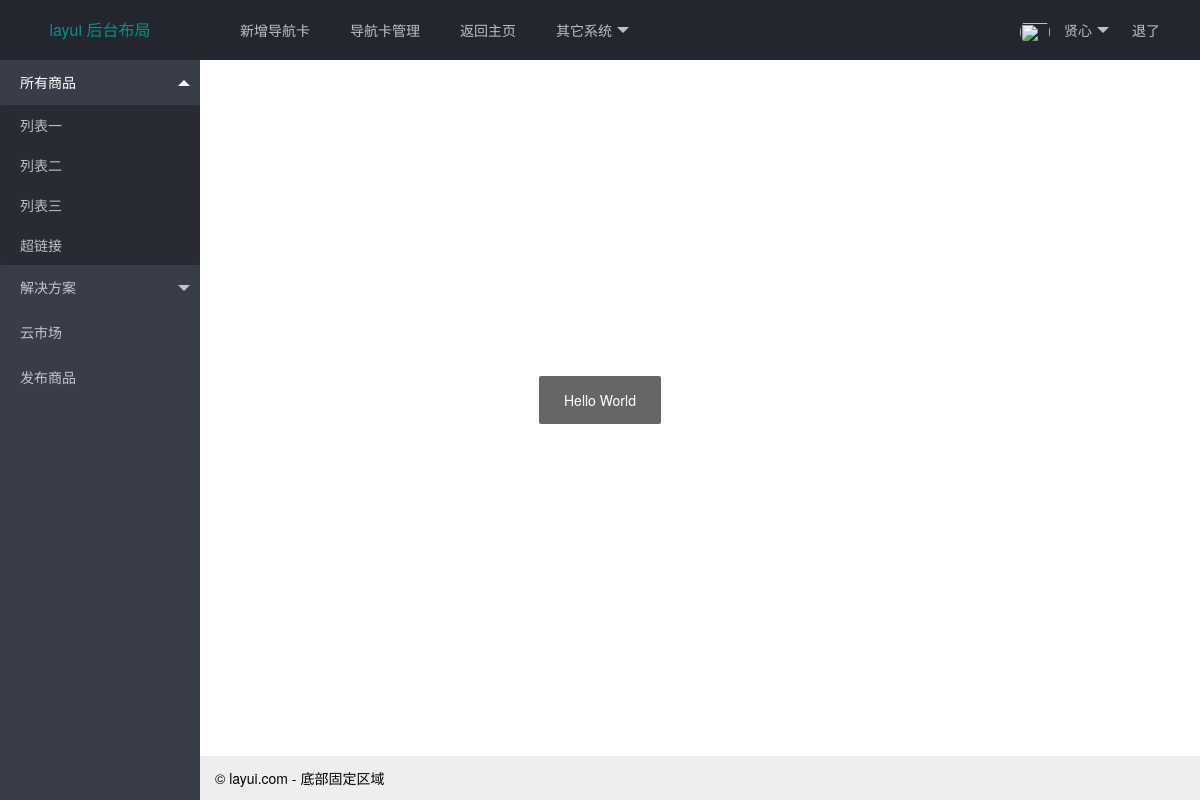
The page /card/manage (signed in) on the database as committed earlier.
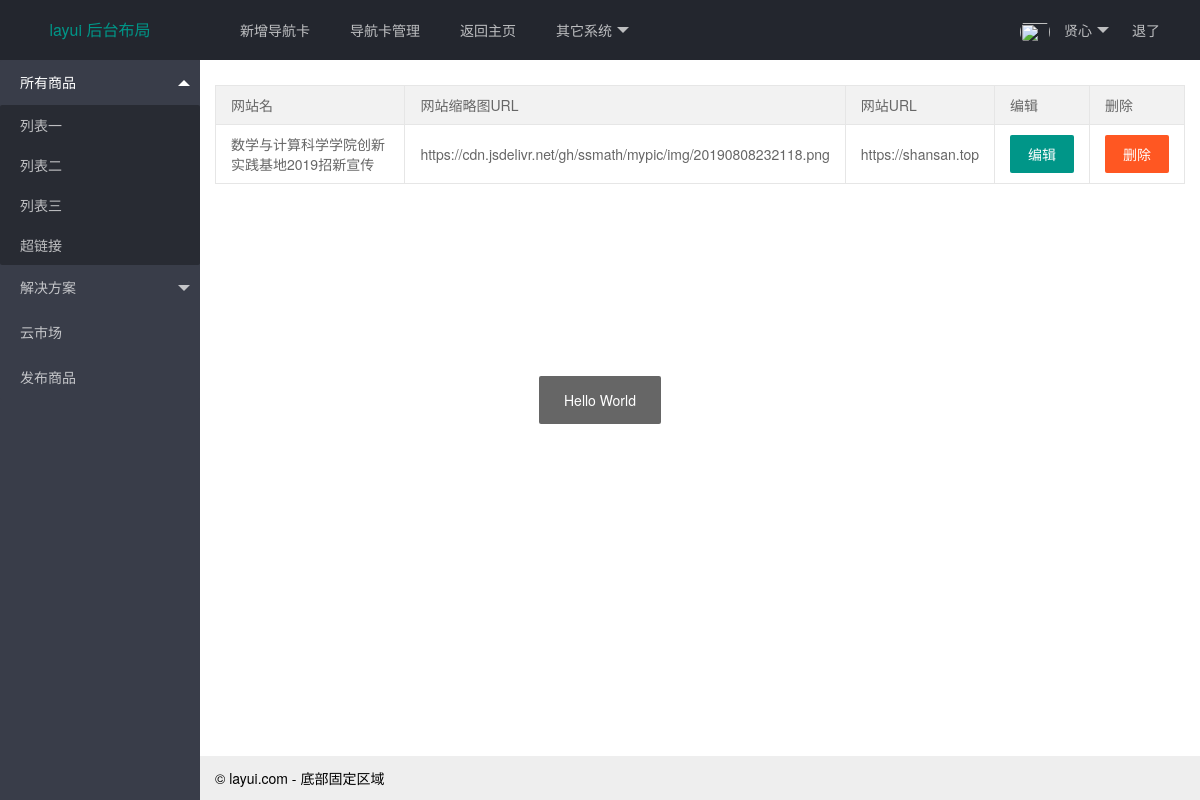
The same page on the database as committed later.
### app.py (models this page shows)
class Navcard(db.Model):
    id = db.Column(db.Integer, primary_key=True)  # 主键
    name = db.Column(db.String(200))  # 网站名
    url = db.Column(db.String(255))  # 网站地址
    image = db.Column(db.String(200))  # 网站缩略图地址

### app.py (the view)
@app.route('/card/manage')
@login_required
def manage_card():
    cards = Navcard.query.all()
    return render_template('backend/manage_card.html', cards=cards)

### app.py (called while the page is built)
@login_manage.user_loader
def load_user(user_id):
    user = Admin.query.get(int(user_id))
    return user

### templates/backend/manage_card.html
{% extends 'backend/main.html' %}
{% block content %}
{% if cards %}
<table class="layui-table">
    <thead>
        <tr>
            <th>网站名</th>
            <th>网站缩略图URL</th>
            <th>网站URL</th>
            <th>编辑</th>
            <th>删除</th>
        </tr>
    </thead>
    <tbody>
        {% for card in cards %}
        <tr>
            <td>{{ card.name }}</td>
            <td>{{ card.image }}</td>
            <td>{{ card.url }}</td>
            <td><a href="{{ url_for('edit_card', card_id=card.id, next=request.full_path ) }}" class="layui-btn">编辑</a>
            </td>
            <td>
                <form method="post" action="{{ url_for('delete_card', card_id=card.id, next=request.full_path) }}">
                    <button type="submit" class="layui-btn layui-btn-danger"
                        onclick="return confirm('Are you sure?');">删除
                    </button>
                </form>
            </td>
        </tr>
        {% endfor %}
    </tbody>
</table>
{% endif %}
{% endblock %}

### templates/backend/main.html (shortened to what this page needs)
<!DOCTYPE html>
<html>
<head>
	<link rel="stylesheet" href="{{ url_for('static', filename='layui/css/layui.css') }} ">
</head>
<body>
	<div class="layui-layout layui-layout-admin">
		<div class="layui-header">
			<a href="{{ url_for('admin') }}"><div class="layui-logo">layui 后台布局</div></a>
			<ul class="layui-nav layui-layout-left">
				<li class="layui-nav-item"><a href="{{ url_for('new_card') }}">新增导航卡</a></li>
				<li class="layui-nav-item"><a href="{{ url_for('manage_card') }}">导航卡管理</a></li>
				<li class="layui-nav-item"><a href="{{ url_for('index') }}">返回主页</a></li>
				<li class="layui-nav-item">
					<a href="javascript:;">其它系统</a>
				</li>
			</ul>
			<ul class="layui-nav layui-layout-right">
				<li class="layui-nav-item">
					<a href="javascript:;">
						<img src="http://t.cn/RCzsdCq" class="layui-nav-img">
						贤心
					</a>
				</li>
				<li class="layui-nav-item"><a href="{{ url_for('logout') }}">退了</a></li>
			</ul>
		</div>
		<div class="layui-side layui-bg-black">
			<div class="layui-side-scroll">
				<ul class="layui-nav layui-nav-tree" lay-filter="test">
					<li class="layui-nav-item layui-nav-itemed">
						<a class="" href="javascript:;">所有商品</a>
						<dl class="layui-nav-child">
							<dd><a href="javascript:;">列表一</a></dd>
							<dd><a href="javascript:;">列表二</a></dd>
							<dd><a href="javascript:;">列表三</a></dd>
							<dd><a href="">超链接</a></dd>
						</dl>
					</li>
					<li class="layui-nav-item">
						<a href="javascript:;">解决方案</a>
					</li>
					<li class="layui-nav-item"><a href="">云市场</a></li>
					<li class="layui-nav-item"><a href="">发布商品</a></li>
				</ul>
			</div>
		</div>
		<div class="layui-body">
			<div style="padding: 15px;">
			{% block content %}
		    {% endblock %}
		    </div>
		</div>
		<div class="layui-footer">
			© layui.com - 底部固定区域
		</div>
	</div>
</body>
</html>

Rows that differ between the two databases and show on the page:
added Navcard: name "数学与计算科学学院创新实践基地2019招新宣传", image "https://cdn.jsdelivr.net/gh/ssmath/mypic/img/20190808232118.png", url "https://shansan.top"
Other text that changed with them:
text now shown: "网站名 网站缩略图URL 网站URL 编辑 删除"
